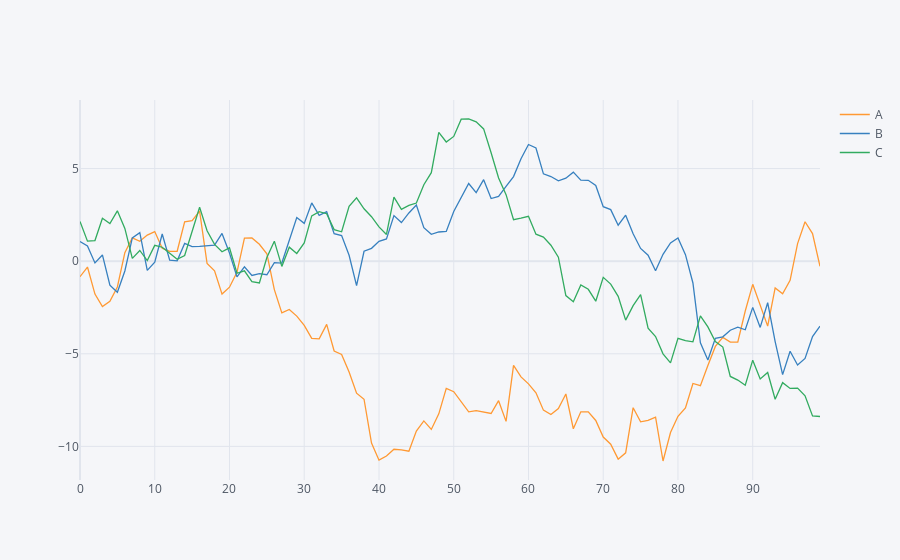

The notebook cell this image was saved under:
### Code cell
df = pd.DataFrame(np.random.randn(100,3),columns = ['A','B','C'])
df['A'] = df['A'].cumsum()
df['B'] = df['B'].cumsum()
df['C'] = df['C'].cumsum()
df.iplot()
